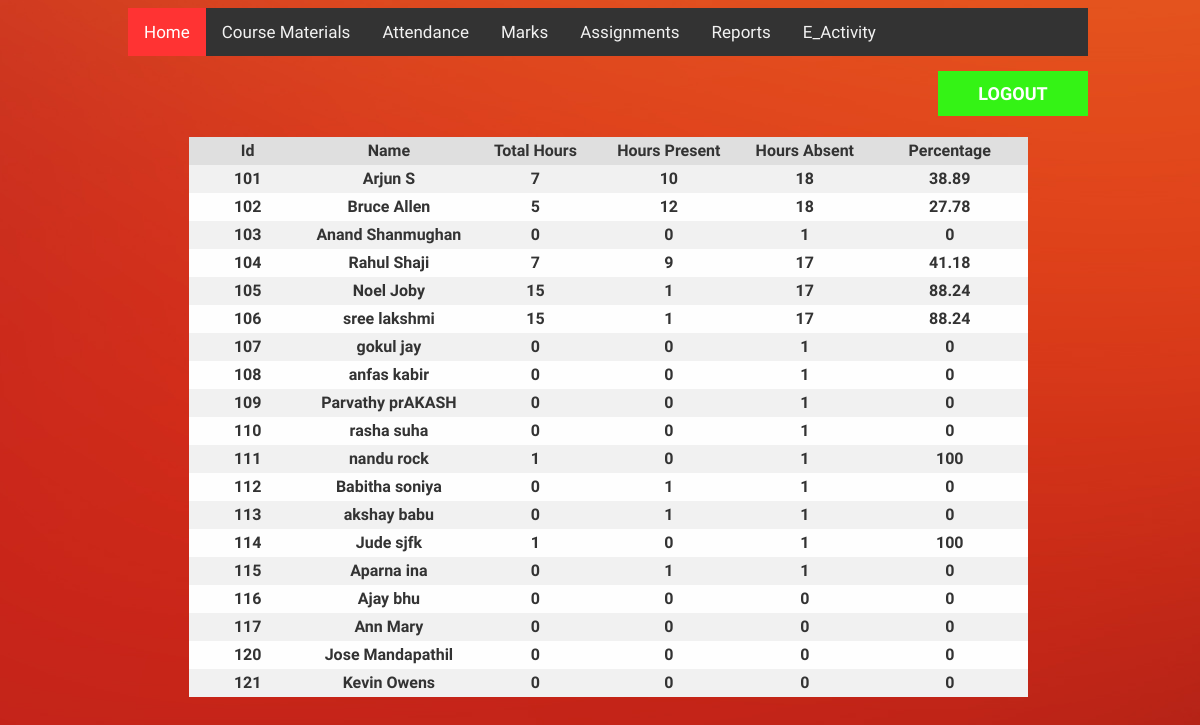
Screenshot of /attendance_report.php with the database file from the repository.
### tables this page shows
CREATE TABLE `student_table` (
  `sid` int(11) NOT NULL,
  `password` varchar(20) NOT NULL,
  `fname` varchar(20) NOT NULL,
  `lname` varchar(20) NOT NULL,
  `gender` varchar(2) NOT NULL,
  `address` varchar(120) NOT NULL,
  `phone` varchar(10) NOT NULL,
  `email` varchar(20) NOT NULL,
  `semid` int(11) NOT NULL
);

### attendance_report.php (the view, shortened to what this page needs)
<!DOCTYPE html>
<html>
<head>
 <link rel="stylesheet" type="text/css" href="css/stud_marks.css">
  <div class="container">
<div class="topnav">
  <a class ="active" href="home.php">Home</a>
            <a href="mysub.php">Course Materials</a>
            <a href="attendance.php">Attendance</a>
            <a href="marks.php">Marks</a>
            <a href="assign_sub.php">Assignments</a>
            <a href="report.php">Reports</a>
            <a href="map.php">E_Activity</a>
</div>
<form action="" method="POST">
             <button name ="login2" class ="btn">LOGOUT</button>
            </form>
</head>
<body>
<?php
$username = 'arjun';
$passwd = '123';
$db = 'data123';
$conn = mysqli_connect('localhost', $username, $passwd, $db);
$sql = "SELECT * FROM student_table";
$res = mysqli_query($conn,$sql);
echo "<table border='1'>
        <th>Id</th>
        <th>Name</th>
        <th>Total Hours</th>
        <th>Hours Present</th>
        <th>Hours Absent</th>
        <th>Percentage</th>";
        while($row=mysqli_fetch_assoc($res))
        {
          $sid = $row['sid'];
          $sql1 = "SELECT * FROM attendance WHERE sid='$sid' AND status='Pr'";
          $res1 = mysqli_query($conn,$sql1);
          $num1 = mysqli_num_rows($res1);
          $sql2 = "SELECT * FROM attendance WHERE sid='$sid' AND status='Ab'";
          $res2 = mysqli_query($conn,$sql2);
          $num2 = mysqli_num_rows($res2);
          $sql3 = "SELECT * FROM attendance WHERE sid='$sid'";
          $res3 = mysqli_query($conn,$sql3);
          $num3 = mysqli_num_rows($res3);
          if($num3==0)
          {
            $percent = 0;
          }
          else
          {
            $percent = ($num1/$num3)*100;
            $percent = round($percent,2);
          }
          echo "<tr>";
          echo "<td>".$row['sid']."</td>";
          echo "<td>".$row['fname']." ".$row['lname']."</td>";
          echo "<td>".$num1."</td>";
          echo "<td>".$num2."</td>";
          echo "<td>".$num3."</td>";
          echo "<td>".$percent."</td>";
          echo "</tr>";
        }
          echo "</table>";
?>

### css/stud_marks.css (style rules this page uses)
.topnav { overflow: hidden; background-color: #333; }
.topnav a { float: left; font-family: 'Abel', sans-serif; color: #f2f2f2; text-align: center; padding: 14px 16px; text-decoration: none; font-size: 17px; }
.topnav a.active { background-color: #ff3333; color: white; }
.container { width: 960px; height: 600px; margin-left: 500px; position: relative; margin:auto; }
body { width: 100%; height: 100%; background: url('11.jpg') no-repeat 50% 10%; }
.btn { position: absolute; background: #34f315; margin-top: 15px; margin-left: 810px; width: 150px; font-weight: bold; border: 0; font-family: 'Abel', sans-serif; padding: 12px; color: #FFFFFF; font-size: 18px; }

### attendance_report.php (style rules this page uses)
table { margin:auto; margin-top: 80px; color: #333; font-family: 'Abel', sans-serif; font-weight: bold; width: 840px; border-collapse: collapse; border-spacing: 0; }
td, th { border: 1px solid transparent; height: 25px; width: 300px; transition: all 0.3s; }
th { background: #DFDFDF; font-weight: bold; }
td { background: #FAFAFA; text-align: center; }
tr:nth-child(even) td { background: #F1F1F1; }
tr:nth-child(odd) td { background: #FEFEFE; }

### rows the page displays
student_table: sid "101", fname "Arjun", lname "S", num1 "7", num2 "10", num3 "18", percent "38.89"
student_table: sid "102", fname "Bruce", lname "Allen", num1 "5", num2 "12", num3 "18", percent "27.78"
student_table: sid "103", fname "Anand", lname "Shanmughan", num1 "0", num2 "0", num3 "1", percent "0"
student_table: sid "104", fname "Rahul", lname "Shaji", num1 "7", num2 "9", num3 "17", percent "41.18"
student_table: sid "105", fname "Noel", lname "Joby", num1 "15", num2 "1", num3 "17", percent "88.24"
student_table: sid "106", fname "sree", lname "lakshmi", num1 "15", num2 "1", num3 "17", percent "88.24"
student_table: sid "107", fname "gokul", lname "jay", num1 "0", num2 "0", num3 "1", percent "0"
student_table: sid "108", fname "anfas", lname "kabir", num1 "0", num2 "0", num3 "1", percent "0"
student_table: sid "109", fname "Parvathy", lname "prAKASH", num1 "0", num2 "0", num3 "1", percent "0"
student_table: sid "110", fname "rasha", lname "suha", num1 "0", num2 "0", num3 "1", percent "0"
student_table: sid "111", fname "nandu", lname "rock", num1 "1", num2 "0", num3 "1", percent "100"
student_table: sid "112", fname "Babitha", lname "soniya", num1 "0", num2 "1", num3 "1", percent "0"
student_table: sid "113", fname "akshay", lname "babu", num1 "0", num2 "1", num3 "1", percent "0"
student_table: sid "114", fname "Jude", lname "sjfk", num1 "1", num2 "0", num3 "1", percent "100"
student_table: sid "115", fname "Aparna", lname "ina", num1 "0", num2 "1", num3 "1", percent "0"
student_table: sid "116", fname "Ajay", lname "bhu", num1 "0", num2 "0", num3 "0", percent "0"
student_table: sid "117", fname "Ann", lname "Mary", num1 "0", num2 "0", num3 "0", percent "0"
student_table: sid "120", fname "Jose", lname "Mandapathil", num1 "0", num2 "0", num3 "0", percent "0"
student_table: sid "121", fname "Kevin", lname "Owens", num1 "0", num2 "0", num3 "0", percent "0"
